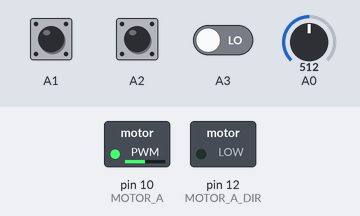
A sketch run on a simulated Arduino Uno, built with avr-gcc and run on an emulated ATmega328P. Shown: switched loads named in the sketch (green lamp = pin HIGH). Inputs (shaded band) come from the test bench; at power-on: A0 = 512, A2 LOW, A1 HIGH, A3 LOW.

Above: at 1.2 s.
1.3 s: A0 set to 716
At 1.7 s:
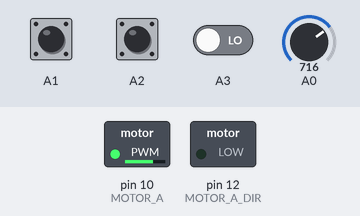
2.8 s: A2 pulled HIGH for 0.15 s
At 4.0 s:
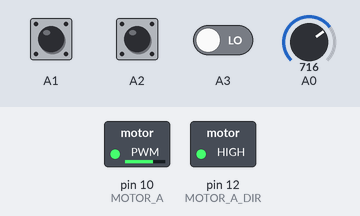
4.4 s: A0 set to 900
At 5.2 s:
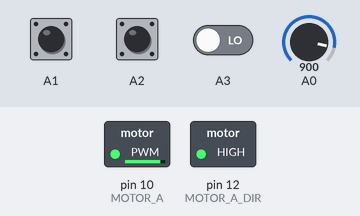
5.9 s: A1 pulled LOW for 0.15 s
At 6.4 s:
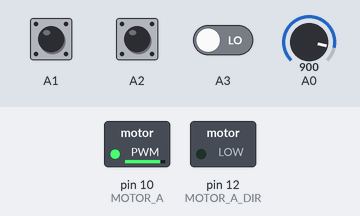
7.5 s: A0 set to 122
At 8.7 s:
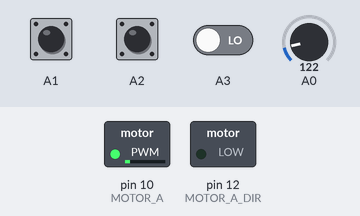
9.0 s: A2 pulled HIGH for 1 s
At 9.9 s:
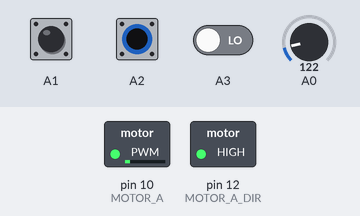
Timing chart, 0 to 12.0 s (numbered marks = the images above; inputs shaded):
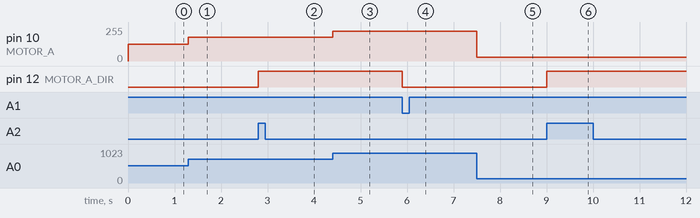

The sketch:

3.9.2_Vidu1.ino
```cpp
/* define cho nút nhấn */
#define S1    1
#define S2    2
#define S3    3
#define NONE  0
/* define cho chân điều khiển motor */
#define MOTOR_A_DIR   12
#define MOTOR_A       10
int VR_value;      // Biến lưu giá trị biến trở
int _speed = 0;    // Biến lưu giá trị tốc độ cho động cơ, có giá trị từ 0->255

/* Hàm đọc nút nhấn */
int read_Button(){
   if(digitalRead(A1) == LOW )      return S1;
   if(digitalRead(A2) == LOW )      return S2;
   if(digitalRead(A3) == LOW )      return S3;
   return NONE;
}

void setup(){
  pinMode(MOTOR_A_DIR,OUTPUT);
  pinMode(MOTOR_A,OUTPUT);
  pinMode(A1, INPUT);
  pinMode(A2, INPUT);
  pinMode(A3, INPUT);
  digitalWrite(MOTOR_A_DIR, LOW);
}
void loop(){
  VR_value = analogRead(A0);              // Đọc giá trị từ biến trở, giá trị từ 0->1024
  _speed = map(VR_value,0,1024,0,255);    // chuyển giá đổi giá trị biến trở thành tốc độ
  analogWrite(MOTOR_A,_speed);            // Xuất tín hiệu ra chân điều khiển
    switch(read_Button()){
    case S1:
           digitalWrite(MOTOR_A_DIR, LOW);  // nếu nút S1 nhấn thì cho motor quay thuận
           break;
    case S3:
           digitalWrite(MOTOR_A_DIR, HIGH);   // nếu nút S3 nhấn thì cho motor quay nghịch
           break;
    default: break;
    }
}
```

Measured:
- after the input at 1.3 s, pin 10 (MOTOR_A): 127/255 → 178/255 at once
- after the input at 2.8 s, pin 12 (MOTOR_A_DIR): LOW → HIGH at once
- after the input at 4.4 s, pin 10 (MOTOR_A): 178/255 → 224/255 at once
- after the input at 5.9 s, pin 12 (MOTOR_A_DIR): HIGH → LOW at once
- after the input at 7.5 s, pin 10 (MOTOR_A): 224/255 → 30/255 at once
- after the input at 9.0 s, pin 12 (MOTOR_A_DIR): LOW → HIGH at once
